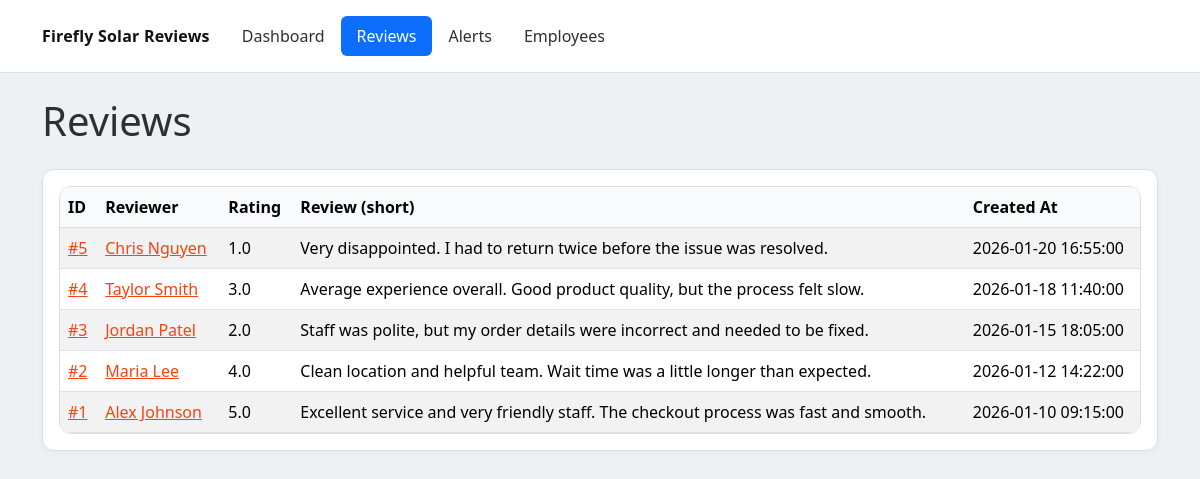
The app's page /reviews, older data.
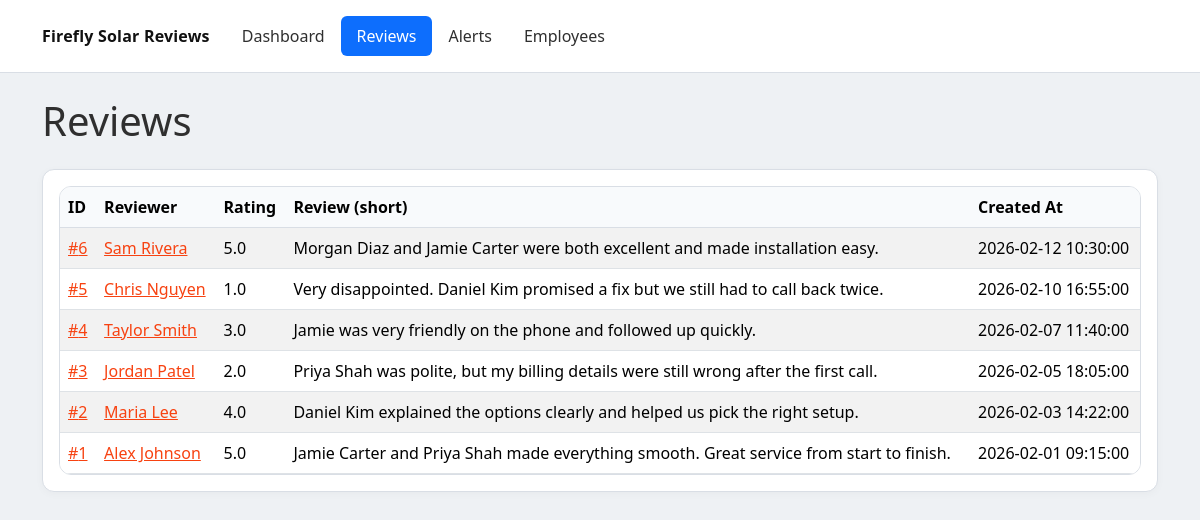
The same page, newer data.
### app/models.py (models this page shows)
class Review(Base):
    __tablename__ = "reviews"
    id: Mapped[int] = mapped_column(Integer, primary_key=True, index=True)
    location_id: Mapped[int] = mapped_column(ForeignKey("locations.id"), nullable=False, index=True)
    google_review_id: Mapped[str] = mapped_column(String(255), unique=True, nullable=False)
    reviewer_name: Mapped[str] = mapped_column(String(255), nullable=False)
    rating: Mapped[float] = mapped_column(Float, nullable=False)
    review_text: Mapped[str] = mapped_column(Text, nullable=False)
    review_date: Mapped[datetime] = mapped_column(DateTime, nullable=False)
    created_at: Mapped[datetime] = mapped_column(DateTime, default=datetime.utcnow, nullable=False)

### app/main.py (the view)
@app.get("/reviews", response_class=HTMLResponse)
def reviews_page(request: Request) -> HTMLResponse:
    db: Session = SessionLocal()
    try:
        reviews = db.query(models.Review).order_by(models.Review.created_at.desc()).all()
        return templates.TemplateResponse(
            request=request,
            name="reviews.html",
            context={"reviews": reviews, "title": "Reviews"},
        )
    finally:
        db.close()

### app/templates/reviews.html (shortened to what this page needs)
<!doctype html>
<html lang="en">
  <head>
    <link
      href="https://cdn.jsdelivr.net/npm/bootstrap@5.3.3/dist/css/bootstrap.min.css"
      rel="stylesheet"
    />
    <link href="/static/app.css" rel="stylesheet" />
  </head>
  <body>
    <header class="app-header mb-4">
      <div class="container py-3 d-flex flex-wrap align-items-center gap-3">
        <a href="/" class="brand">Firefly Solar Reviews</a>
        <nav class="nav nav-pills">
          <a class="nav-link {% if request.url.path == '/dashboard' %}active{% endif %}" href="/dashboard">Dashboard</a>
          <a class="nav-link {% if request.url.path == '/reviews' %}active{% endif %}" href="/reviews">Reviews</a>
          <a class="nav-link {% if request.url.path == '/alerts' %}active{% endif %}" href="/alerts">Alerts</a>
          <a class="nav-link {% if request.url.path.startswith('/employees') %}active{% endif %}" href="/employees">Employees</a>
        </nav>
      </div>
    </header>
    <div class="container pb-4">
      <h1 class="mb-4">Reviews</h1>
      <div class="card">
        <div class="card-body">
          <div class="table-wrap">
            <table class="table table-striped">
              <thead>
                <tr>
                  <th>ID</th>
                  <th>Reviewer</th>
                  <th>Rating</th>
                  <th>Review (short)</th>
                  <th>Created At</th>
                </tr>
              </thead>
              <tbody>
                {% for review in reviews %}
                <tr>
                  <td><a href="/reviews/{{ review.id }}">#{{ review.id }}</a></td>
                  <td><a href="/reviews/{{ review.id }}">{{ review.reviewer_name }}</a></td>
                  <td>{{ review.rating }}</td>
                  <td>{{ review.review_text[:100] }}{% if review.review_text|length > 100 %}...{% endif %}</td>
                  <td>{{ review.created_at.strftime("%Y-%m-%d %H:%M:%S") if review.created_at else "" }}</td>
                </tr>
                {% endfor %}
              </tbody>
            </table>
          </div>
        </div>
      </div>
    </div>
  </body>
</html>

### app/static/app.css (style rules this page uses)
:root { --firefly-orange: #F74211; --firefly-black: #111111; --firefly-white: #ffffff; --firefly-dark-grey: #2f2f2f; --firefly-light-grey: #eef1f4; --firefly-border: #d9dee5; }
body { background: var(--firefly-light-grey); color: var(--firefly-dark-grey); }
.app-header { background: var(--firefly-white); border-bottom: 1px solid var(--firefly-border); }
.brand { color: var(--firefly-black); font-weight: 700; letter-spacing: 0.2px; text-decoration: none; }
.nav-link { color: var(--firefly-dark-grey); border-radius: 8px; }
.nav-link.active { color: var(--firefly-white); background: var(--firefly-orange); }
.card { border: 1px solid var(--firefly-border); border-radius: 12px; box-shadow: 0 2px 8px rgba(0, 0, 0, 0.03); }
.table-wrap { border: 1px solid var(--firefly-border); border-radius: 12px; overflow: hidden; }
.table { margin-bottom: 0; }
.table thead th { background: #f8fafc; border-bottom: 1px solid var(--firefly-border); }
a { color: var(--firefly-orange); }

Row changes from the older to the newer data that the page shows:
added Review: id "6", reviewer_name "Sam Rivera", rating "5.0", review_text "Morgan Diaz and Jamie Carter were both excellent and made installation easy.", created_at "2026-02-12 10:30:00"
changed Review "Chris Nguyen": review_text "Very disappointed. I had to return twice before the issue was resolved." → "Very disappointed. Daniel Kim promised a fix but we still had to call back twice."; created_at "2026-01-20 16:55:00" → "2026-02-10 16:55:00"
changed Review "Taylor Smith": review_text "Average experience overall. Good product quality, but the process felt slow." → "Jamie was very friendly on the phone and followed up quickly."; created_at "2026-01-18 11:40:00" → "2026-02-07 11:40:00"
changed Review "Jordan Patel": review_text "Staff was polite, but my order details were incorrect and needed to be fixed." → "Priya Shah was polite, but my billing details were still wrong after the first call."; created_at "2026-01-15 18:05:00" → "2026-02-05 18:05:00"
changed Review "Maria Lee": review_text "Clean location and helpful team. Wait time was a little longer than expected." → "Daniel Kim explained the options clearly and helped us pick the right setup."; created_at "2026-01-12 14:22:00" → "2026-02-03 14:22:00"
changed Review "Alex Johnson": review_text "Excellent service and very friendly staff. The checkout process was fast and smooth." → "Jamie Carter and Priya Shah made everything smooth. Great service from start to finish."; created_at "2026-01-10 09:15:00" → "2026-02-01 09:15:00"
